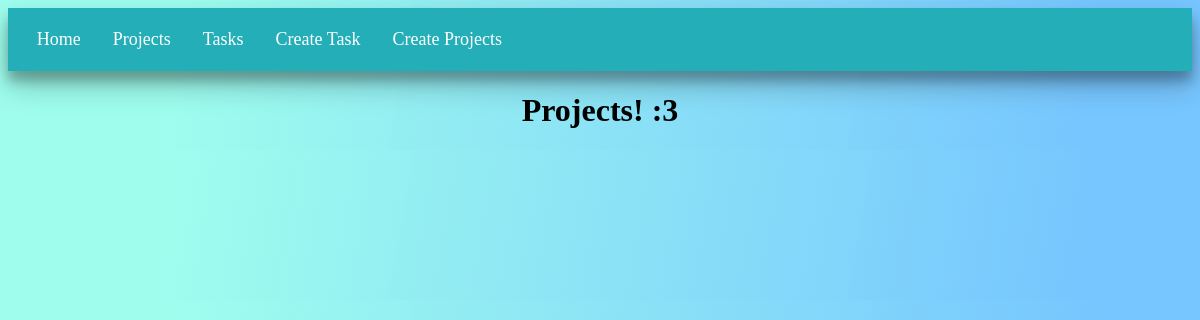
Before: /projects with the older database file.
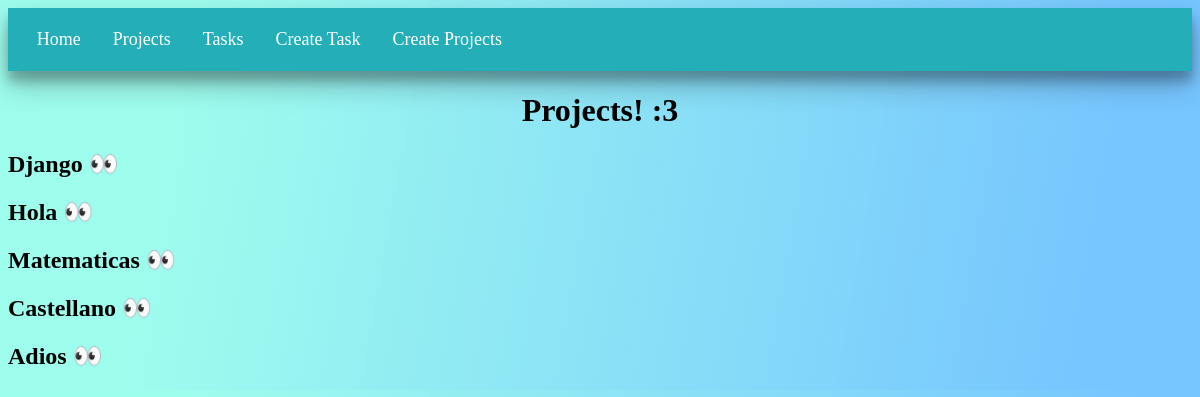
After: the same page with the newer database file.
### myapp/models.py (models this page shows, shortened)
class Project(models.Model):
    name = models.CharField(max_length=50, help_text='Ingrese el nombre del proyecto')

### myapp/views.py (the view)
# urls.py: path('projects',views.projects, name='projects'),
def projects(request):
    title = "Projects! :3"
    projects = list(Project.objects.values())
    return render(request, 'projects/projects.html', {
        'title' : title,
        'projects' : projects
    })

### myapp/templates/projects/projects.html
{% extends 'layouts/base.html' %}
{% block content %}
<h1>{{ title }}</h1>
{% for project in projects %}
<article>
    <h2>{{ project.name }} <a href="tasks_project/{{ project.id }}"> 👀</a></h2>
</article>
{% endfor %}
{% endblock %}

Changed rows visible on the page:
added Project: name "Django"
added Project: name "Hola"
added Project: name "Matematicas"
added Project: name "Castellano"
added Project: name "Adios"
